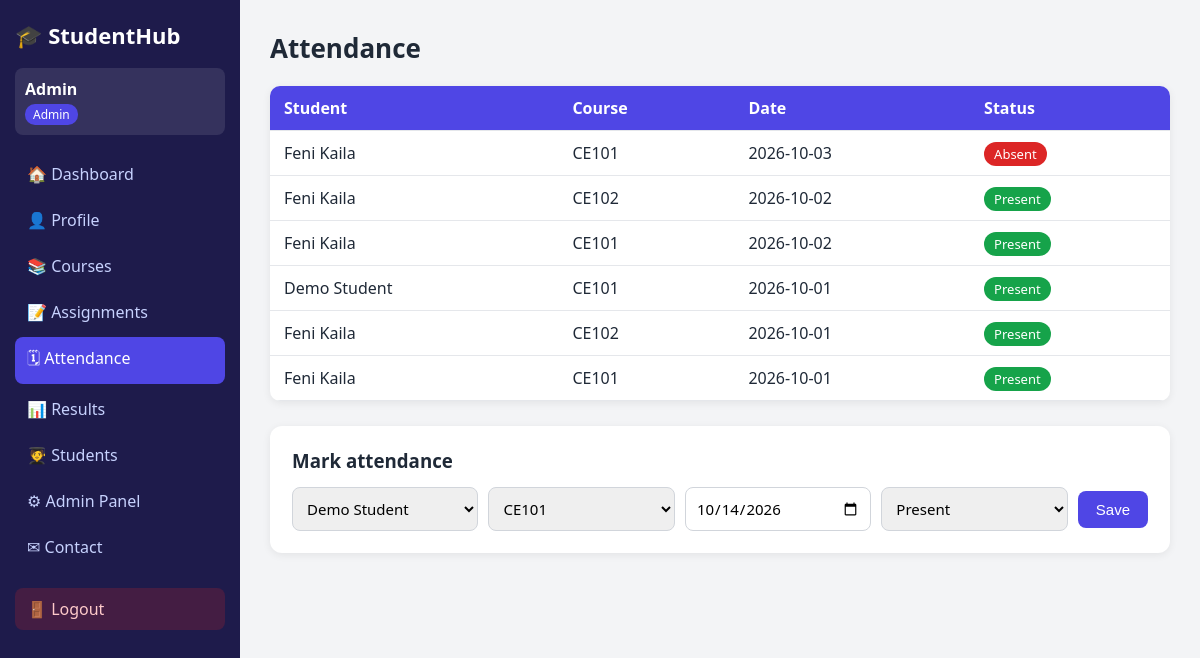
Screenshot of /attendance.php (signed in) with the database file from the repository.
### tables this page shows
CREATE TABLE attendance (
  id INT AUTO_INCREMENT PRIMARY KEY,
  user_id INT NOT NULL,
  course_id INT NOT NULL,
  att_date DATE NOT NULL,
  status ENUM('Present','Absent') NOT NULL,
  FOREIGN KEY (user_id) REFERENCES users(id) ON DELETE CASCADE,
  FOREIGN KEY (course_id) REFERENCES courses(id) ON DELETE CASCADE
);

CREATE TABLE users (
  id INT AUTO_INCREMENT PRIMARY KEY,
  name VARCHAR(100) NOT NULL,
  email VARCHAR(120) NOT NULL UNIQUE,
  password VARCHAR(255) NOT NULL,
  role ENUM('admin','student') NOT NULL DEFAULT 'student',
  remember_token VARCHAR(64) DEFAULT NULL,
  created_at TIMESTAMP DEFAULT CURRENT_TIMESTAMP
);

CREATE TABLE courses (
  id INT AUTO_INCREMENT PRIMARY KEY,
  code VARCHAR(20) NOT NULL UNIQUE,
  name VARCHAR(150) NOT NULL,
  credits INT NOT NULL DEFAULT 3,
  instructor VARCHAR(100) NOT NULL
);

### config.php (called while the page is built, shortened)
<?php
function e($s) { return htmlspecialchars((string)$s, ENT_QUOTES, 'UTF-8'); }
function is_admin() { return ($_SESSION['role'] ?? '') === 'admin'; }

### attendance.php (the view, shortened to what this page needs)
<?php
require_once 'config.php';
if (is_admin()) {
    $rows = mysqli_query($conn, "SELECT a.*, u.name, c.code FROM attendance a JOIN users u ON u.id=a.user_id JOIN courses c ON c.id=a.course_id ORDER BY a.att_date DESC, u.name LIMIT 200");
    $students = mysqli_query($conn, "SELECT id,name FROM users WHERE role='student' ORDER BY name");
    $courses  = mysqli_query($conn, "SELECT id,code,name FROM courses ORDER BY code");
}
$title = "Attendance";
include 'sidebar.php';
?>
<table class="table">
  <tr><?php if (is_admin()) echo '<th>Student</th>'; ?><th>Course</th><th>Date</th><th>Status</th></tr>
  <?php while ($r = mysqli_fetch_assoc($rows)): ?>
  <tr>
    <?php if (is_admin()) echo '<td>' . e($r['name']) . '</td>'; ?>
    <td><?= e($r['code']) ?></td><td><?= e($r['att_date']) ?></td>
    <td><span class="tag <?= $r['status'] === 'Present' ? 'ok' : 'bad' ?>"><?= e($r['status']) ?></span></td>
  </tr>
  <?php endwhile; ?>
</table>
<?php if (is_admin()): ?>
<div class="panel">
  <h3>Mark attendance</h3>
  <form method="post" class="row">
    <select name="user_id" required><?php while ($s = mysqli_fetch_assoc($students)) echo '<option value="' . (int)$s['id'] . '">' . e($s['name']) . '</option>'; ?></select>
    <select name="course_id" required><?php while ($c = mysqli_fetch_assoc($courses)) echo '<option value="' . (int)$c['id'] . '">' . e($c['code']) . '</option>'; ?></select>
    <input type="date" name="att_date" value="<?= date('Y-m-d') ?>" required>
    <select name="status"><option>Present</option><option>Absent</option></select>
    <button class="btn">Save</button>
  </form>
</div>
<?php endif; ?>
<?php include 'footer.php'; ?>

### sidebar.php (shortened to what this page needs)
<?php
$current = basename($_SERVER['PHP_SELF']);
$title   = $title ?? 'StudentHub';
function nav_link($file, $label, $current) {
    $cls = ($current === $file) ? 'active' : '';
    echo '<a class="' . $cls . '" href="' . $file . '">' . $label . '</a>';
}
?>
<!DOCTYPE html>
<html lang="en">
<head>
<link rel="stylesheet" href="style.css">
</head>
<body>
<aside class="sidebar" id="sidebar">
  <h2>🎓 StudentHub</h2>
  <div class="user-box">
    <strong><?= e($_SESSION['name']) ?></strong>
    <span class="badge"><?= e(ucfirst($_SESSION['role'])) ?></span>
  </div>
  <nav>
    <?php
    nav_link('index.php', '🏠 Dashboard', $current);
    if (is_admin()) {
        nav_link('student_management.php', '🧑‍🎓 Students', $current);
        nav_link('admin.php', '⚙ Admin Panel', $current);
    }
    ?>
    <a href="logout.php" class="logout">🚪 Logout</a>
  </nav>
</aside>
<main class="content">
<h1 class="page-title"><?= e($title) ?></h1>

### footer.php (shortened to what this page needs)
</main>
</body>
</html>

### style.css (style rules this page uses)
:root { --primary:#4f46e5; --dark:#1e1b4b; --bg:#f3f4f6; --text:#1f2937; --ok:#16a34a; --bad:#dc2626; }
* { box-sizing: border-box; margin: 0; padding: 0; }
body { font-family: "Segoe UI", Arial, sans-serif; background: var(--bg); color: var(--text); }
a { color: var(--primary); text-decoration: none; }
.sidebar { position: fixed; top: 0; left: 0; width: 240px; height: 100vh; background: var(--dark); color: #fff; padding: 20px 15px; overflow-y: auto; transition: transform .25s; z-index: 10; }
.sidebar h2 { font-size: 22px; margin-bottom: 18px; }
.user-box { background: rgba(255,255,255,.1); padding: 10px; border-radius: 8px; margin-bottom: 18px; display: flex; flex-direction: column; gap: 4px; }
.badge { font-size: 12px; background: var(--primary); width: fit-content; padding: 2px 8px; border-radius: 10px; }
.sidebar nav a { display: block; color: #c7d2fe; padding: 10px 12px; border-radius: 8px; margin-bottom: 4px; }
.sidebar nav a:hover, .sidebar nav a.active { background: var(--primary); color: #fff; }
.sidebar nav a.logout { margin-top: 20px; background: rgba(220,38,38,.2); color: #fecaca; }
.content { margin-left: 240px; padding: 30px; }
.page-title { margin-bottom: 20px; font-size: 26px; }
.table { width: 100%; border-collapse: collapse; background: #fff; border-radius: 10px; overflow: hidden; box-shadow: 0 2px 8px rgba(0,0,0,.07); margin-bottom: 25px; }
.table th { background: var(--primary); color: #fff; text-align: left; }
.table th, .table td { padding: 11px 14px; border-bottom: 1px solid #e5e7eb; }
.tag { padding: 3px 10px; border-radius: 12px; font-size: 13px; color: #fff; }
.tag.ok { background: var(--ok); }
.tag.bad { background: var(--bad); }
.panel { background: #fff; padding: 22px; border-radius: 12px; box-shadow: 0 2px 8px rgba(0,0,0,.07); margin-bottom: 25px; }
.panel h3 { margin-bottom: 14px; }
input, select, textarea { width: 100%; padding: 10px; border: 1px solid #d1d5db; border-radius: 8px; font-size: 15px; font-family: inherit; }
.row { display: flex; flex-wrap: wrap; gap: 10px; align-items: center; }
.row input, .row select { flex: 1 1 150px; width: auto; }
.btn { display: inline-block; background: var(--primary); color: #fff; border: 0; padding: 10px 18px; border-radius: 8px; cursor: pointer; font-size: 15px; margin-top: 14px; }
.row .btn { margin-top: 0; }

### rows the page displays
attendance: user.name "Feni Kaila", course.code "CE101", att_date "2026-10-03", status "Absent"
attendance: user.name "Feni Kaila", course.code "CE102", att_date "2026-10-02", status "Present"
attendance: user.name "Feni Kaila", course.code "CE101", att_date "2026-10-02", status "Present"
attendance: user.name "Demo Student", course.code "CE101", att_date "2026-10-01", status "Present"
attendance: user.name "Feni Kaila", course.code "CE102", att_date "2026-10-01", status "Present"
attendance: user.name "Feni Kaila", course.code "CE101", att_date "2026-10-01", status "Present"

### other values shown
$_SESSION['name'] "Admin"
$_SESSION['role'] "Admin"
$label "🏠 Dashboard 👤 Profile 📚 Courses 📝 Assignments 🗓 Attendance 📊 Results 🧑‍🎓 Students ⚙ Admin Panel ✉ Contact"
$title "Attendance"
form field user_id "Demo Student"
form field course_id "CE101"
